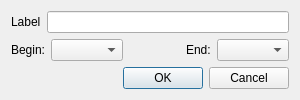
<?xml version="1.0" encoding="UTF-8"?>
<ui version="4.0">
 <class>AddUni</class>
 <widget class="QDialog" name="AddUni">
  <property name="geometry">
   <rect>
    <x>0</x>
    <y>0</y>
    <width>300</width>
    <height>100</height>
   </rect>
  </property>
  <property name="windowTitle">
   <string>Add univariant line</string>
  </property>
  <layout class="QVBoxLayout" name="verticalLayout">
   <item>
    <layout class="QHBoxLayout" name="horizontalLayout_2">
     <item>
      <widget class="QLabel" name="label">
       <property name="text">
        <string>Label</string>
       </property>
      </widget>
     </item>
     <item>
      <widget class="QLineEdit" name="labelEdit">
       <property name="readOnly">
        <bool>true</bool>
       </property>
      </widget>
     </item>
    </layout>
   </item>
   <item>
    <layout class="QHBoxLayout" name="horizontalLayout">
     <item>
      <widget class="QLabel" name="label_2">
       <property name="text">
        <string>Begin:</string>
       </property>
      </widget>
     </item>
     <item>
      <widget class="QComboBox" name="comboBegin"/>
     </item>
     <item>
      <spacer name="horizontalSpacer">
       <property name="orientation">
        <enum>Qt::Horizontal</enum>
       </property>
       <property name="sizeHint" stdset="0">
        <size>
         <width>40</width>
         <height>20</height>
        </size>
       </property>
      </spacer>
     </item>
     <item>
      <widget class="QLabel" name="label_3">
       <property name="text">
        <string>End:</string>
       </property>
      </widget>
     </item>
     <item>
      <widget class="QComboBox" name="comboEnd"/>
     </item>
    </layout>
   </item>
   <item>
    <widget class="QDialogButtonBox" name="buttonBox">
     <property name="orientation">
      <enum>Qt::Horizontal</enum>
     </property>
     <property name="standardButtons">
      <set>QDialogButtonBox::Cancel|QDialogButtonBox::Ok</set>
     </property>
    </widget>
   </item>
  </layout>
 </widget>
 <resources/>
 <connections>
  <connection>
   <sender>buttonBox</sender>
   <signal>accepted()</signal>
   <receiver>AddUni</receiver>
   <slot>accept()</slot>
   <hints>
    <hint type="sourcelabel">
     <x>248</x>
     <y>254</y>
    </hint>
    <hint type="destinationlabel">
     <x>157</x>
     <y>274</y>
    </hint>
   </hints>
  </connection>
  <connection>
   <sender>buttonBox</sender>
   <signal>rejected()</signal>
   <receiver>AddUni</receiver>
   <slot>reject()</slot>
   <hints>
    <hint type="sourcelabel">
     <x>316</x>
     <y>260</y>
    </hint>
    <hint type="destinationlabel">
     <x>286</x>
     <y>274</y>
    </hint>
   </hints>
  </connection>
 </connections>
</ui>
